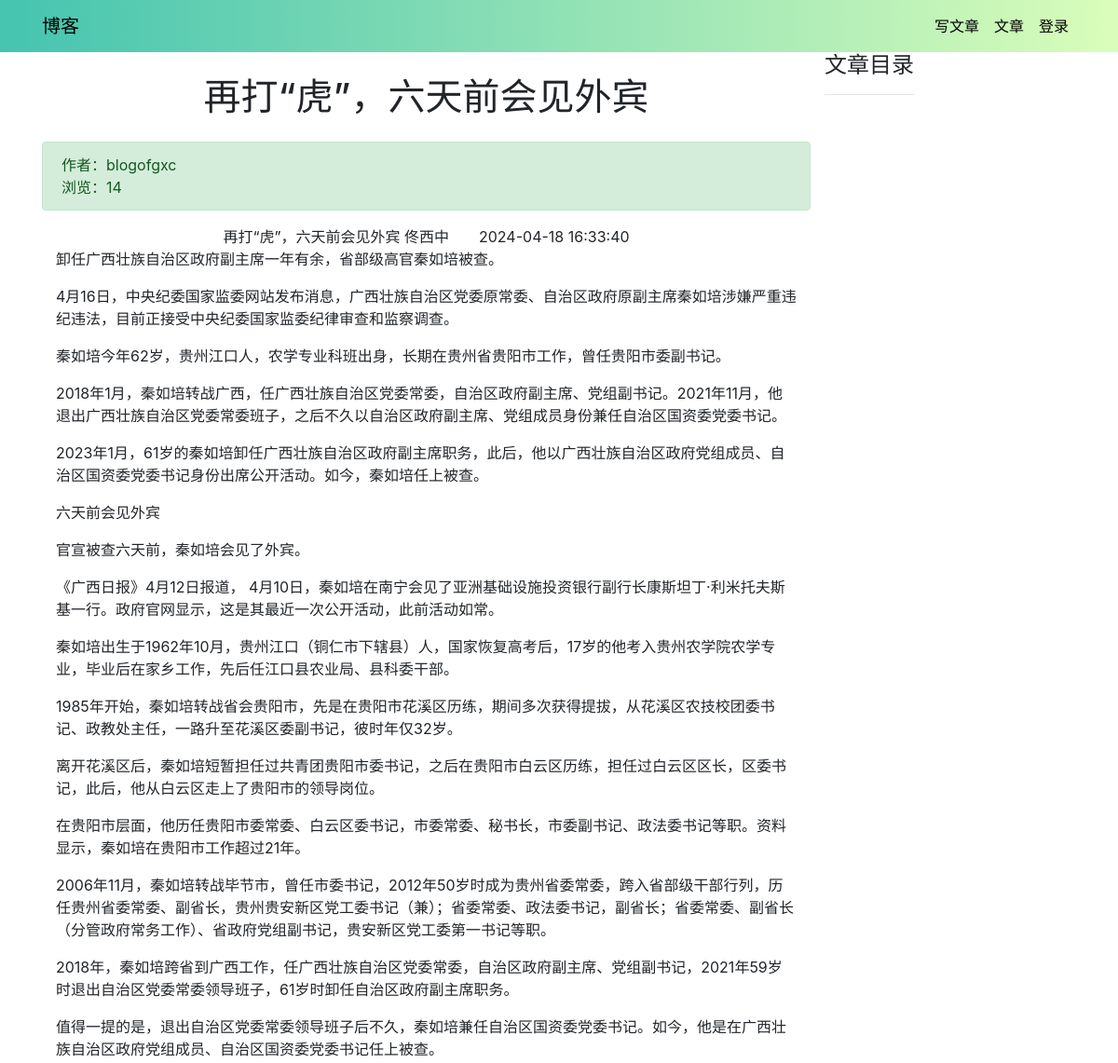
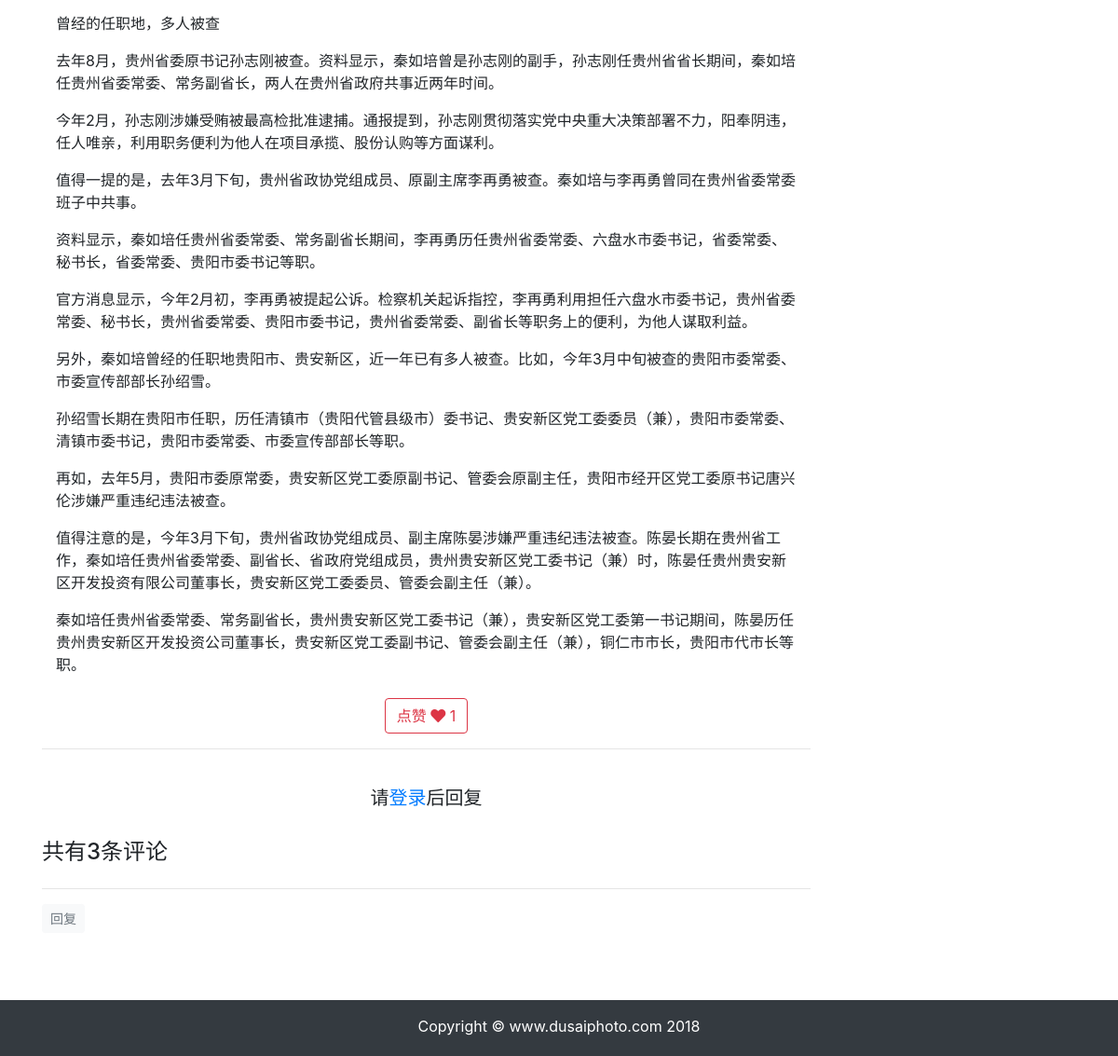
The app's page /article/article-detail/24/ with its own data (2 pictures, top to bottom).
### article/models.py (models this page shows, shortened)
class ArticlePost(models.Model):
    author = models.ForeignKey(User, on_delete=models.CASCADE)
    title = models.CharField(max_length=100)
    body = models.TextField()
    created = models.DateTimeField(default=timezone.now)
    updated = models.DateTimeField(auto_now=True)
    total_views = models.PositiveIntegerField(default=0)
    tags = TaggableManager(blank=True)
    avatar = models.ImageField(upload_to='article/%Y%m%d/', blank=True)
    likes = models.PositiveIntegerField(default=0)
    def save(self, *args, **kwargs):
        article = super(ArticlePost, self).save(*args, **kwargs)
        return article
    column = models.ForeignKey(
        ArticleColumn,
        null=True,
        blank=True,
        on_delete=models.CASCADE,
        related_name='article'
    )
    class Meta:
        ordering = ('-created',)

### article/views.py (the view)
# urls.py: path('article-detail/<int:id>/', views.article_detail, name='article_detail'),
def article_detail(request, id):
    article = ArticlePost.objects.get(id=id)
    comments = Comment.objects.filter(article=id)
    article.total_views += 1
    article.save(update_fields=['total_views'])
    md = markdown.Markdown(
         extensions=[
         'markdown.extensions.extra',
         'markdown.extensions.codehilite',
         'markdown.extensions.toc',
         ]
    )
    article.body = md.convert(article.body)
    comment_form = CommentForm()
    context = { 'article': article ,'toc': md.toc,'comments': comments,'comment_form': comment_form,}
    return render(request, 'article/detail.html', context)

### templates/article/detail.html (shortened to what this page needs)
{% extends "base.html" %}
{% load staticfiles %}
{% block content %}
<div class="container">
    <div class="row">
        <div class="col-9">
            <h1 class="mt-4 mb-4" style="text-align: center;">{{ article.title }}</h1>
            <div class="col-12 alert alert-success">
                <div>
                    作者：{{ article.author }}
                </div>
                <div>
                    浏览：{{ article.total_views }}
                </div>
            </div>
            <div class="col-12">
                <p>{{ article.body|safe }}</p>
            </div>
            <div style="text-align:center;" class="mt-4">
                <button class="btn btn-outline-danger"
                        type="button"
                        onclick="validate_is_like(
                                 '{% url 'article:increase_likes' article.id %}',
                                 {{ article.id }},
                                 {{ article.likes }}
                                 )"
                        >
                    <span>点赞</span>
                    <span>
                        <i class="fas fa-heart"></i>
                    </span>
                    <span id="likes_number">
                        {{ article.likes }}
                    </span>
                </button>
            </div>
            <hr>
            {% if user.is_authenticated %}
                <div>
                    <form
                        action="{% url 'comment:post_comment' article.id %}"
                        method="POST"
                    >
                    {% csrf_token %}
                        <div class="form-group">
                            <label for="body">
                                <h5>
                                    评论：
                                </h5>
                            </label>
                            <!--<textarea
                                type="text"
                                class="form-control"
                                id="body"
                                name="body"
                                rows="2"></textarea>-->
                            <div>
                                {{ comment_form.media }}
                                {{ comment_form.body }}
                            </div>
                        </div>
                        <button type="submit" class="btn btn-primary ">发送</button>
                    </form>
                </div>
                <br>
            {% else %}
                <br>
                <h5 class="row justify-content-center">
                    请<a href="{% url 'userprofile:login' %}">登录</a>后回复
                </h5>
                <br>
            {% endif %}
            {% load mptt_tags %}
            <h4>共有{{ comments.count }}条评论</h4>
            <div class="row">
                {% recursetree comments %}
                    {% with comment=node %}
                        <div class="{% if comment.reply_to %}
                                    offset-1 col-11
                                    {% else %}
                                    col-12
                                    {% endif %}"
                        >
                            <hr>
                            <div>
                                {% if user.is_authenticated %}
                                <button type="button"
                                        class="btn btn-light btn-sm text-muted"
                                        onclick="load_modal({{ article.id }}, {{ comment.id }})"
                                        >
                                    回复
                                </button>
                                {% else %}
                                <a class="btn btn-light btn-sm text-muted"
                                   href="{% url 'userprofile:login' %}"
                                   >
                                    回复
                                </a>
                                {% endif %}
                            </div>
                        </div>
                    {% endwith %}
                {% endrecursetree %}
            </div>
        </div>
        <div ... id="sidebar" class="sidebar">
            <div class="sidebar__inner">
                <h4 >文章目录</h4>
                <hr>
            </div>
        </div>
    </div>
</div>
{% endblock content %}

### templates/article/detail.html (style rules this page uses)
.sidebar { will-change: min-height; }
.sidebar__inner { transform: translate(0, 0); transform: translate3d(0, 0, 0); will-change: position, transform; }

### templates/base.html (style rules this page uses)
html, body { height: 100%; margin: 0; }

### records on screen
ArticlePost: title "再打“虎”，六天前会见外宾", author "blogofgxc", total_views "14", body "再打“虎”，六天前会见外宾 佟西中 2024-04-18 16:33:40 卸任广西壮族自治区政府副主席一年有余，省部级高官秦如培被查。 4月16日，中央纪委国家监委网站发布消息，广西壮族自治区党委原常委、自治区政府原副主席秦如培涉嫌严重违纪违法，目前正接受中央纪委国家监委纪律审查和监察调查。 秦如培今年62岁，贵州江口人，农学专业科班出身，长期在贵州省贵阳市工作，曾任贵阳市委副书记。 2018年1月，秦如培转战广西，任广西壮族自治区党委常委，自治区政府副主席、党组副书记。2021年11月，他退出广西壮族自治区党委常委班子，之后不久以自治区政府副主席、党组成员身份兼任自治区国资委党委书记。 2023年1月，61岁的秦如培卸任广西壮族自治区政府副主席职务，此后，他以广西壮族自治区政府党组成员、自治区国资委党委书记身份出席公开活动。如今，秦如培任上被查。 六天前会见外宾 官宣被查六天前，秦如培会见了外宾。 《广西日报》4月12日报道， 4月10日，秦如培在南宁会见了亚洲基础设施投资银行副行长康斯坦丁·利米托夫斯基一行。政府官网显示，这是其最近一次公开活动，此前活动如常。 秦如培出生于1962年10月，贵州江口（铜仁市下辖县）人，国家恢复高考后，17岁的他考入贵州农学院农学专业，毕业后在家乡工作，先后任江口县农业局、县科委干部。 1985年开始，秦如培转战省会贵阳市，先是在贵阳市花溪区历练，期间多次获得提拔，从花溪区农技校团委书记、政教处主任，一路升至花溪区委副书记，彼时年仅32岁。…", likes "1"

### other values on screen
{{ comments.count }} "3"
